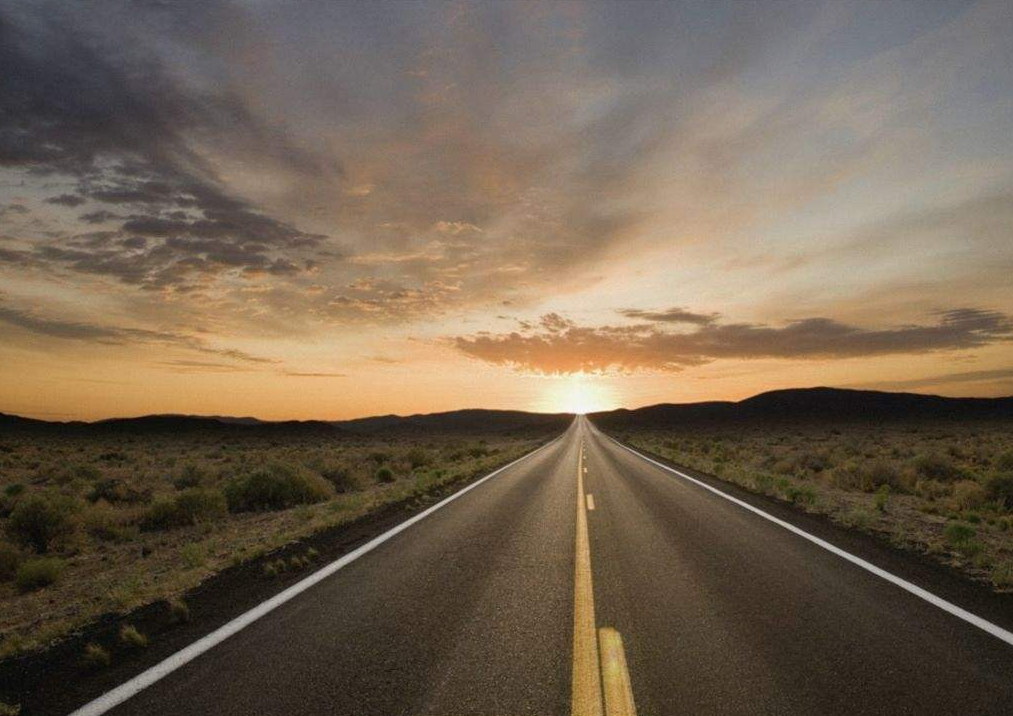
#> input picture OpenCVProjectswithPy/code/line2.png, 1013 x 716 px
$ python houghlinecheck.py
#> lines starting #> are read from the running program, lines starting #| are printed output that depends on the picture; after the words box and inside, x2 and y2 are one past the last pixel; in counts of white or black regions, pixels touching at a corner belong together
import cv2
import  numpy as np

img = cv2.imread("line2.png")
#> img is the input picture: shape (716, 1013, 3); mean B, G, R 80.9, 99, 114.7
gray = cv2.cvtColor(img,cv2.COLOR_BGR2GRAY)
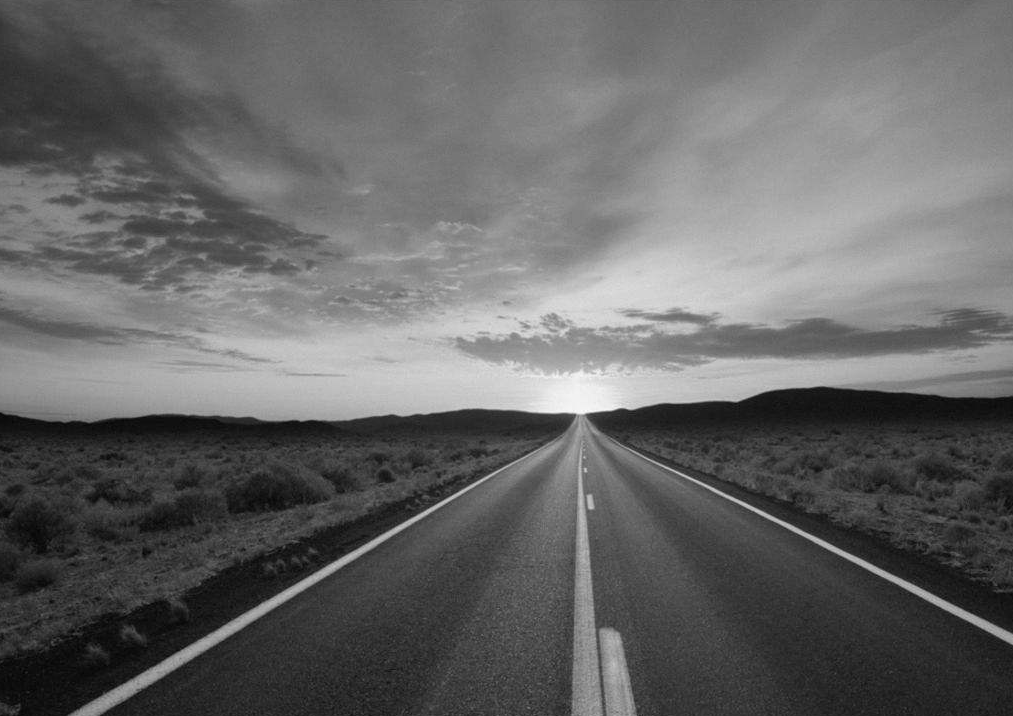
#> gray: shape (716, 1013); min 0, max 253, mean 101.6
edges = cv2.Canny(gray,50,120)
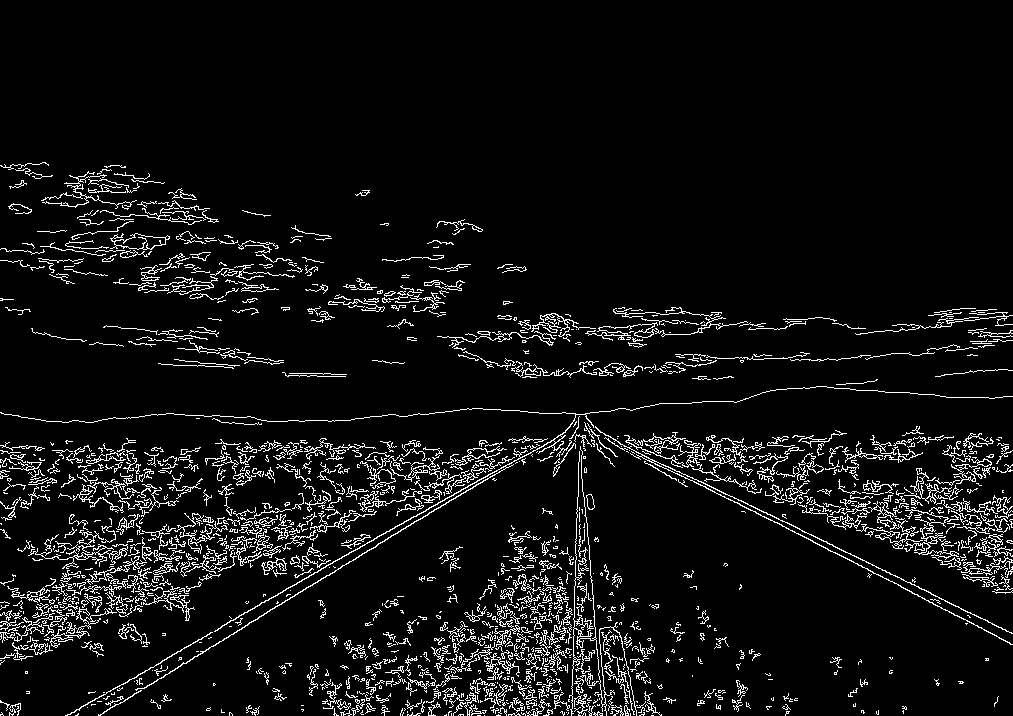
#> edges: shape (716, 1013); 6.6% white in thin lines or dots, all inside (x1, y1, x2, y2) = (0, 162, 1013, 716)
minLineLength = 20
maxLineGap = 5
lines = cv2.HoughLinesP(edges,1,np.pi/180,50,minLineLength,maxLineGap)
#> lines = 550 rows, first 6: [853, 555, 890, 573], [113, 689, 125, 682], [478, 484, 503, 469], [131, 679, 152, 667], [800, 534, 813, 541], [691, 480, 701, 485]

for line in lines:
    for x1,y1,x2,y2 in line:
       cv2.line(img,(x1,y1),(x2,y2),(0,255,0),2)
#> this loop made 550 passes
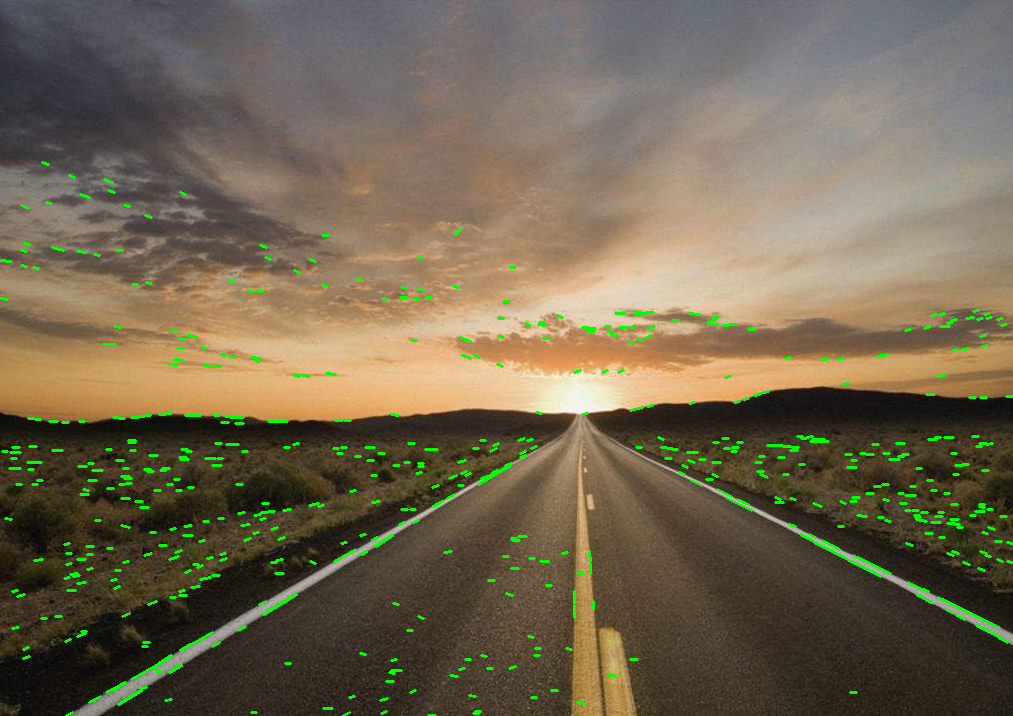
#> img: shape (716, 1013, 3); 1.93% of pixels changed, all inside (x1, y1, x2, y2) = (0, 161, 1013, 716)

cv2.imshow("edges",edges)
cv2.imshow("lines",img)
cv2.waitKey()
#> (the run stopped early here; a loop or call above may not have finished)
